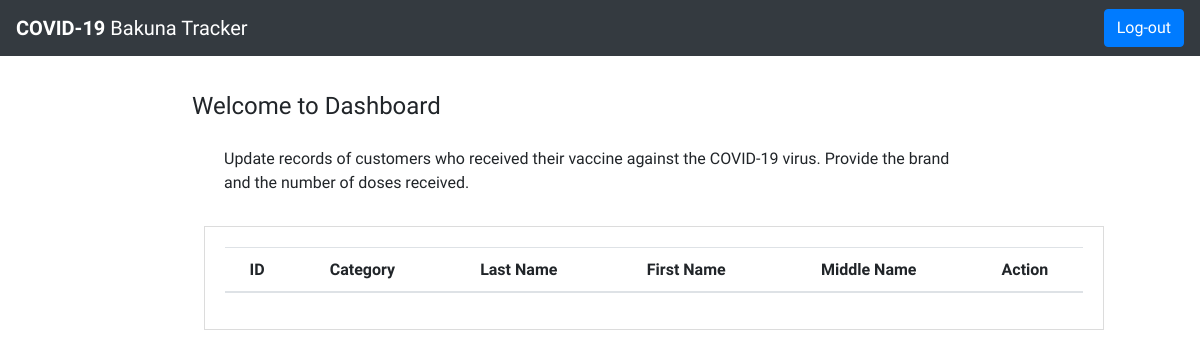
Page /admin_dashboard on the earlier database version.
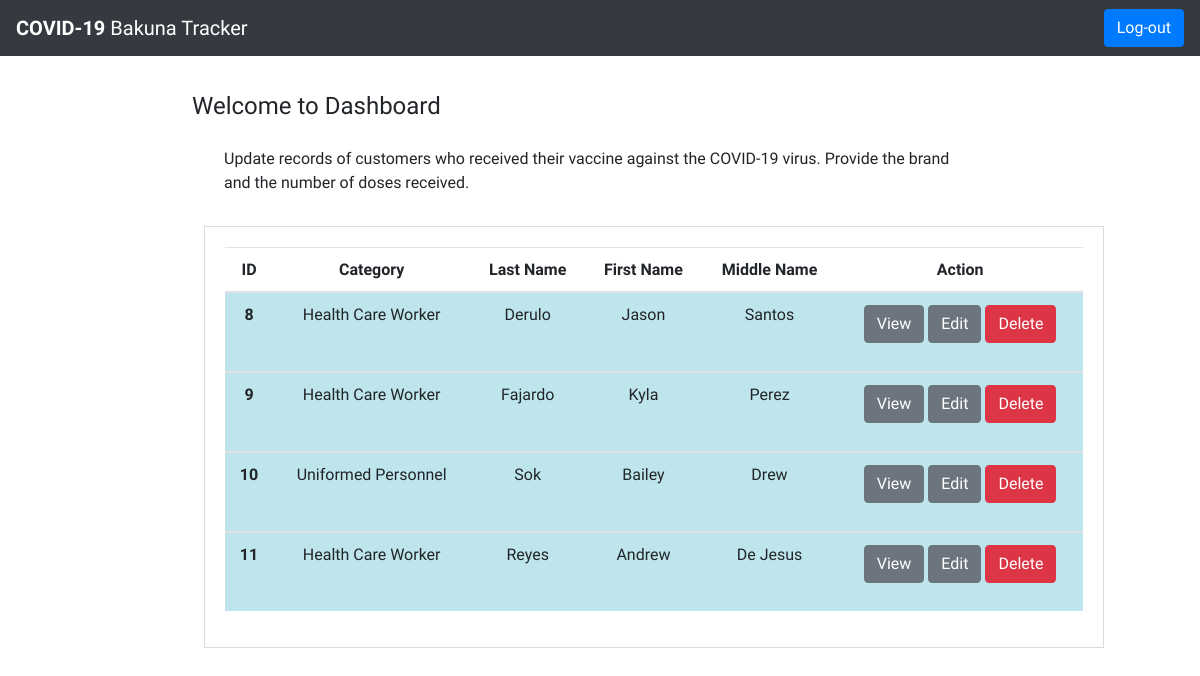
Same page on the later database version.
### tables this page shows
CREATE TABLE DATA(
                id INTEGER PRIMARY KEY AUTOINCREMENT,
                category VARCHAR(20) NOT NULL,
                last_name VARCHAR(20) NOT NULL,
                first_name VARCHAR(20) NOT NULL,
                mid_name VARCHAR(20),
                contact_num TEXT NOT NULL,
                email TEXT NOT NULL,
                birthmonth VARCHAR(20) NOT NULL,
                birthdate INTEGER NOT NULL,
                birthyear INTEGER NOT NULL,
                age INTEGER NOT NULL,
                gender VARCHAR(20) NOT NULL,
                civil_status VARCHAR(20) NOT NULL,
                region VARCHAR(50) NOT NULL,
                province VARCHAR(50) NOT NULL,
                city VARCHAR(50) NOT NULL,
                barangay TEXT NOT NULL,
                address TEXT NOT NULL,
                pregnancy_status TEXT NOT NULL,
                covid_interaction TEXT NOT NULL,
                allergy TEXT NOT NULL,
                allergy_list VARCHAR(100),
                comorbidity TEXT NOT NULL,
                selection VARCHAR(100),
                diagnosis TEXT NOT NULL,
                classification VARCHAR(100),
                covid_date TEXT NOT NULL,
                consent TEXT NOT NULL,
                vaccine_status VARCHAR(50),
                vaccine VARCHAR(50),
                username VARCHAR(20) NOT NULL,
                password VARCHAR(20) NOT NULL);

### app.py (the view)
@app.route('/admin_dashboard')
def dashboard1():
    data = read_all()
    return render_template('admin_dashboard.html', data=data)

### app.py (called while the page is built)
@app.teardown_appcontext
def close_connect(exception):
    db = getattr(g, '_database', None)
    if db is not None:
        db.close()

### data.py (called while the page is built)
def connect_db(db_path):
    conn = sqlite3.connect(db_path)
    conn.row_factory = sqlite3.Row
    return (conn, conn.cursor())

def read_all():
    conn, cur = connect_db(db_path)
    query = 'SELECT * FROM DATA'
    result = cur.execute(query,).fetchall()
    conn.close()
    return result

### templates/admin_dashboard.html (shortened to what this page needs)
{% extends 'base2.html' %}
{% block content %}
<h2 style="margin-top: 1.5em; margin-bottom: 1.1em; margin-left:8em; text-align:left"><b>Welcome to Dashboard</b></h2>
<p style="margin-top: 1.5em; margin-bottom: 1.1em; margin-left:14em; margin-right:14em; text-align:left">Update records of customers who received their vaccine against the COVID-19 virus. Provide the brand and the number of doses received.</p>
<div class="columnsContainer" style="margin-left:17%">
  <div class="leftColumn" style="width:900px; max-width:100%">
    <div class="article">
      <table class="table table-hover table-fixed" style="text-align:center; width:895px; max-width:100%">
        <thead>
          <tr>
            <th>ID</th>
            <th>Category</th>
            <th>Last Name</th>
            <th>First Name</th>
            <th>Middle Name</th>
            <th>Action</th>
          </tr>
        </thead>
        {% for row in data %}
          <tbody>
            <tr class="table-info">
              <th scope="row">{{ row["id"] }}</th>
              <td>{{ row["category"] }}</td>
              <td>{{ row["last_name"] }}</td>
              <td>{{ row["first_name"] }}</td>
              <td>{{ row["mid_name"] }}</td>
              <td>
                <form action="{{ url_for('modify', data_id=row['id']) }}" method="post">
                  <input class="btn btn-secondary" type="submit" value="View" name="action">
                  <input class="btn btn-secondary" type="submit" value="Edit" name="action">
                  <input class="btn btn-danger" type="submit" value="Delete" name="action">
                </form>
              </td>
            </tr>
          </tbody>
        {% endfor %}
      </table>
    </div>
  </div>
</div>
{% endblock %}

### templates/base2.html (shortened to what this page needs)
<html lang="en">
<head>
    <link rel="stylesheet" href="https://stackpath.bootstrapcdn.com/bootstrap/4.5.0/css/bootstrap.min.css">
    <link rel="stylesheet" type="text/css" href="static/main.css">
    <link rel="stylesheet" type="text/css" href="static/style.css">
</head>
<body>
    {% include 'navbar2.html' %}
    {% block content %}
    {% endblock %}
</body>
</html>

### templates/navbar2.html (shortened to what this page needs)
<nav class="navbar navbar-expand-lg navbar-dark bg-dark">
	<a href="/home" class="navbar-brand"><b>COVID-19 </b>Bakuna Tracker</a>
	<div id="navbarCollapse" class="collapse navbar-collapse justify-content-start">
		<div class="navbar-nav ml-auto action-buttons">
			<div class="nav-item">
				<a class="btn btn-primary" onclick="logOut()" style="color:white">Log-out</a>
			</div>
        </div>
	</div>
</nav>

### static/main.css (style rules this page uses)
* { font-family: 'Josefin Sans', sans-serif; }
body { background-color: white; }
h2 { text-align: center; font-weight: lighter; font-color: white; font-size: 2vw; }

### static/style.css (style rules this page uses)
.columnsContainer { margin: auto; position: relative; max-width: 80%; }
.leftColumn { margin-bottom: .5em; margin-top: .75em; }
@media screen and (min-width: 52.5em ) { .leftColumn { margin-right: 21.5em; } }
.article { position: relative; margin: auto; margin-top: .85em; max-width: 100%; max-height:100%; display:inline-block; padding: 1.25em; background-color: white; box-sizing: content-box; box-sizing: border-box; border: 1px solid gainsboro; }

Differences in the rows shown:
added DATA: id "8", category "Health Care Worker", last_name "Derulo", first_name "Jason", mid_name "Santos"
added DATA: id "9", category "Health Care Worker", last_name "Fajardo", first_name "Kyla", mid_name "Perez"
added DATA: id "10", category "Uniformed Personnel", last_name "Sok", first_name "Bailey", mid_name "Drew"
added DATA: id "11", category "Health Care Worker", last_name "Reyes", first_name "Andrew", mid_name "De Jesus"
